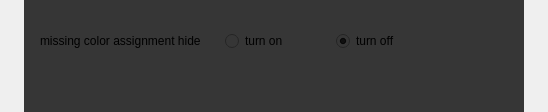
<?xml version="1.0" encoding="UTF-8"?>
<ui version="4.0">
 <class>FJColorStripeSettingsMissingColoring</class>
 <widget class="QWidget" name="FJColorStripeSettingsMissingColoring">
  <property name="geometry">
   <rect>
    <x>0</x>
    <y>0</y>
    <width>548</width>
    <height>112</height>
   </rect>
  </property>
  <property name="windowTitle">
   <string>Dialog</string>
  </property>
  <layout class="QVBoxLayout" name="verticalLayout_2">
   <property name="leftMargin">
    <number>24</number>
   </property>
   <property name="topMargin">
    <number>0</number>
   </property>
   <property name="rightMargin">
    <number>24</number>
   </property>
   <property name="bottomMargin">
    <number>0</number>
   </property>
   <item>
    <widget class="QWidget" name="widget" native="true">
     <property name="minimumSize">
      <size>
       <width>500</width>
       <height>0</height>
      </size>
     </property>
     <property name="maximumSize">
      <size>
       <width>500</width>
       <height>5000</height>
      </size>
     </property>
     <property name="styleSheet">
      <string notr="true">background-color: #363636;</string>
     </property>
     <layout class="QHBoxLayout" name="horizontalLayout_2">
      <property name="spacing">
       <number>24</number>
      </property>
      <property name="leftMargin">
       <number>16</number>
      </property>
      <property name="topMargin">
       <number>24</number>
      </property>
      <property name="rightMargin">
       <number>16</number>
      </property>
      <property name="bottomMargin">
       <number>54</number>
      </property>
      <item>
       <widget class="QLabel" name="label">
        <property name="minimumSize">
         <size>
          <width>0</width>
          <height>32</height>
         </size>
        </property>
        <property name="maximumSize">
         <size>
          <width>16777215</width>
          <height>32</height>
         </size>
        </property>
        <property name="text">
         <string>missing color assignment hide</string>
        </property>
       </widget>
      </item>
      <item>
       <layout class="QHBoxLayout" name="horizontalLayout">
        <property name="spacing">
         <number>48</number>
        </property>
        <item>
         <widget class="QRadioButton" name="radioButton">
          <property name="minimumSize">
           <size>
            <width>0</width>
            <height>32</height>
           </size>
          </property>
          <property name="maximumSize">
           <size>
            <width>16777215</width>
            <height>32</height>
           </size>
          </property>
          <property name="text">
           <string>turn on</string>
          </property>
         </widget>
        </item>
        <item>
         <widget class="QRadioButton" name="radioButton_2">
          <property name="minimumSize">
           <size>
            <width>0</width>
            <height>32</height>
           </size>
          </property>
          <property name="maximumSize">
           <size>
            <width>16777215</width>
            <height>32</height>
           </size>
          </property>
          <property name="text">
           <string>turn off</string>
          </property>
          <property name="checked">
           <bool>true</bool>
          </property>
         </widget>
        </item>
       </layout>
      </item>
      <item>
       <spacer name="horizontalSpacer">
        <property name="orientation">
         <enum>Qt::Horizontal</enum>
        </property>
        <property name="sizeHint" stdset="0">
         <size>
          <width>40</width>
          <height>20</height>
         </size>
        </property>
       </spacer>
      </item>
     </layout>
    </widget>
   </item>
  </layout>
 </widget>
 <resources/>
 <connections/>
</ui>
